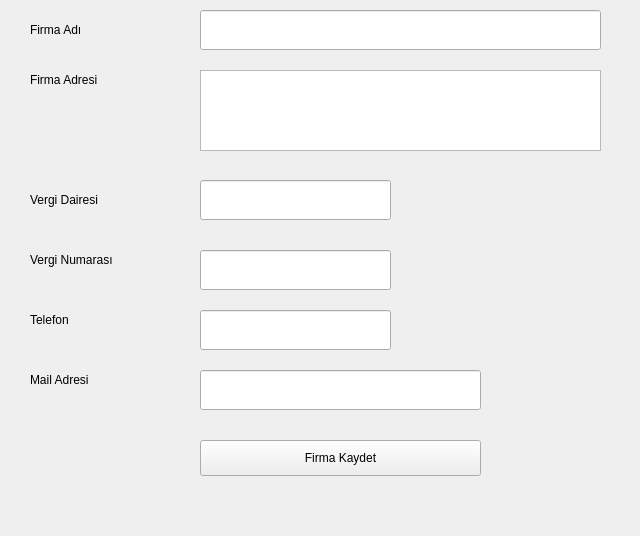
<?xml version="1.0" encoding="UTF-8"?>
<ui version="4.0">
 <class>Form</class>
 <widget class="QWidget" name="Form">
  <property name="geometry">
   <rect>
    <x>0</x>
    <y>0</y>
    <width>640</width>
    <height>536</height>
   </rect>
  </property>
  <property name="windowTitle">
   <string>Form</string>
  </property>
  <widget class="QLineEdit" name="lineEdit">
   <property name="geometry">
    <rect>
     <x>200</x>
     <y>10</y>
     <width>401</width>
     <height>40</height>
    </rect>
   </property>
  </widget>
  <widget class="QLabel" name="label">
   <property name="geometry">
    <rect>
     <x>30</x>
     <y>10</y>
     <width>141</width>
     <height>40</height>
    </rect>
   </property>
   <property name="text">
    <string>Firma Adı</string>
   </property>
  </widget>
  <widget class="QLabel" name="label_2">
   <property name="geometry">
    <rect>
     <x>30</x>
     <y>60</y>
     <width>141</width>
     <height>40</height>
    </rect>
   </property>
   <property name="text">
    <string>Firma Adresi</string>
   </property>
  </widget>
  <widget class="QTextEdit" name="textEdit">
   <property name="geometry">
    <rect>
     <x>200</x>
     <y>70</y>
     <width>401</width>
     <height>81</height>
    </rect>
   </property>
  </widget>
  <widget class="QLabel" name="label_3">
   <property name="geometry">
    <rect>
     <x>30</x>
     <y>180</y>
     <width>151</width>
     <height>40</height>
    </rect>
   </property>
   <property name="text">
    <string>Vergi Dairesi</string>
   </property>
  </widget>
  <widget class="QLineEdit" name="lineEdit_2">
   <property name="geometry">
    <rect>
     <x>200</x>
     <y>180</y>
     <width>191</width>
     <height>40</height>
    </rect>
   </property>
  </widget>
  <widget class="QLineEdit" name="lineEdit_3">
   <property name="geometry">
    <rect>
     <x>200</x>
     <y>250</y>
     <width>191</width>
     <height>40</height>
    </rect>
   </property>
  </widget>
  <widget class="QLabel" name="label_4">
   <property name="geometry">
    <rect>
     <x>30</x>
     <y>240</y>
     <width>151</width>
     <height>40</height>
    </rect>
   </property>
   <property name="text">
    <string>Vergi Numarası</string>
   </property>
  </widget>
  <widget class="QLineEdit" name="lineEdit_4">
   <property name="geometry">
    <rect>
     <x>200</x>
     <y>310</y>
     <width>191</width>
     <height>40</height>
    </rect>
   </property>
  </widget>
  <widget class="QLabel" name="label_5">
   <property name="geometry">
    <rect>
     <x>30</x>
     <y>300</y>
     <width>151</width>
     <height>40</height>
    </rect>
   </property>
   <property name="text">
    <string>Telefon</string>
   </property>
  </widget>
  <widget class="QLineEdit" name="lineEdit_5">
   <property name="geometry">
    <rect>
     <x>200</x>
     <y>370</y>
     <width>281</width>
     <height>40</height>
    </rect>
   </property>
  </widget>
  <widget class="QLabel" name="label_6">
   <property name="geometry">
    <rect>
     <x>30</x>
     <y>360</y>
     <width>151</width>
     <height>40</height>
    </rect>
   </property>
   <property name="text">
    <string>Mail Adresi</string>
   </property>
  </widget>
  <widget class="QPushButton" name="pushButton">
   <property name="geometry">
    <rect>
     <x>200</x>
     <y>440</y>
     <width>281</width>
     <height>36</height>
    </rect>
   </property>
   <property name="text">
    <string>Firma Kaydet</string>
   </property>
  </widget>
 </widget>
 <resources/>
 <connections/>
</ui>
